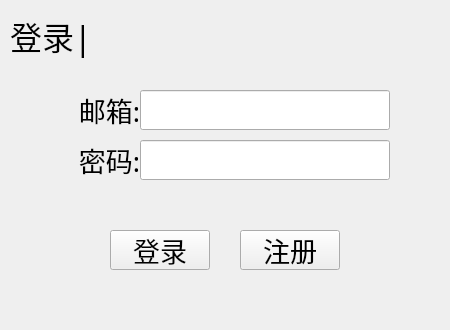
<?xml version="1.0" encoding="UTF-8"?>
<ui version="4.0">
 <class>Login_UI</class>
 <widget class="QMainWindow" name="Login_UI">
  <property name="geometry">
   <rect>
    <x>0</x>
    <y>0</y>
    <width>450</width>
    <height>330</height>
   </rect>
  </property>
  <property name="windowTitle">
   <string>MainWindow</string>
  </property>
  <widget class="QWidget" name="centralwidget">
   <widget class="QLabel" name="mailLabel">
    <property name="geometry">
     <rect>
      <x>50</x>
      <y>90</y>
      <width>90</width>
      <height>40</height>
     </rect>
    </property>
    <property name="font">
     <font>
      <family>楷体</family>
      <pointsize>20</pointsize>
     </font>
    </property>
    <property name="text">
     <string>邮箱:</string>
    </property>
    <property name="alignment">
     <set>Qt::AlignRight|Qt::AlignTrailing|Qt::AlignVCenter</set>
    </property>
   </widget>
   <widget class="QLabel" name="label">
    <property name="geometry">
     <rect>
      <x>10</x>
      <y>10</y>
      <width>121</width>
      <height>51</height>
     </rect>
    </property>
    <property name="font">
     <font>
      <family>楷体</family>
      <pointsize>24</pointsize>
     </font>
    </property>
    <property name="text">
     <string>登录|</string>
    </property>
   </widget>
   <widget class="QLabel" name="passwordLabel">
    <property name="geometry">
     <rect>
      <x>50</x>
      <y>140</y>
      <width>90</width>
      <height>40</height>
     </rect>
    </property>
    <property name="font">
     <font>
      <family>楷体</family>
      <pointsize>20</pointsize>
     </font>
    </property>
    <property name="text">
     <string>密码:</string>
    </property>
    <property name="alignment">
     <set>Qt::AlignRight|Qt::AlignTrailing|Qt::AlignVCenter</set>
    </property>
   </widget>
   <widget class="QLineEdit" name="mailLineEdit">
    <property name="geometry">
     <rect>
      <x>140</x>
      <y>90</y>
      <width>250</width>
      <height>40</height>
     </rect>
    </property>
    <property name="font">
     <font>
      <family>楷体</family>
      <pointsize>16</pointsize>
     </font>
    </property>
   </widget>
   <widget class="QLineEdit" name="passwordLineEdit">
    <property name="geometry">
     <rect>
      <x>140</x>
      <y>140</y>
      <width>250</width>
      <height>40</height>
     </rect>
    </property>
    <property name="font">
     <font>
      <family>楷体</family>
      <pointsize>9</pointsize>
     </font>
    </property>
   </widget>
   <widget class="QToolButton" name="loginToolButton">
    <property name="geometry">
     <rect>
      <x>110</x>
      <y>230</y>
      <width>100</width>
      <height>40</height>
     </rect>
    </property>
    <property name="font">
     <font>
      <family>楷体</family>
      <pointsize>20</pointsize>
     </font>
    </property>
    <property name="text">
     <string>登录</string>
    </property>
   </widget>
   <widget class="QToolButton" name="registerToolButton">
    <property name="geometry">
     <rect>
      <x>240</x>
      <y>230</y>
      <width>100</width>
      <height>40</height>
     </rect>
    </property>
    <property name="font">
     <font>
      <family>楷体</family>
      <pointsize>20</pointsize>
     </font>
    </property>
    <property name="text">
     <string>注册</string>
    </property>
   </widget>
   <widget class="QLabel" name="loginBackgroundLabel">
    <property name="geometry">
     <rect>
      <x>0</x>
      <y>0</y>
      <width>450</width>
      <height>330</height>
     </rect>
    </property>
    <property name="text">
     <string/>
    </property>
    <property name="pixmap">
     <pixmap resource="Voice.qrc">:/image/background/background2.jpg</pixmap>
    </property>
    <property name="scaledContents">
     <bool>true</bool>
    </property>
   </widget>
   <widget class="QPushButton" name="returnButton">
    <property name="geometry">
     <rect>
      <x>400</x>
      <y>10</y>
      <width>40</width>
      <height>40</height>
     </rect>
    </property>
    <property name="text">
     <string/>
    </property>
    <property name="icon">
     <iconset resource="Voice.qrc">
      <normaloff>:/image/button_icon/return2.png</normaloff>:/image/button_icon/return2.png</iconset>
    </property>
    <property name="iconSize">
     <size>
      <width>40</width>
      <height>40</height>
     </size>
    </property>
    <property name="flat">
     <bool>true</bool>
    </property>
   </widget>
   <zorder>loginBackgroundLabel</zorder>
   <zorder>mailLabel</zorder>
   <zorder>label</zorder>
   <zorder>passwordLabel</zorder>
   <zorder>mailLineEdit</zorder>
   <zorder>passwordLineEdit</zorder>
   <zorder>loginToolButton</zorder>
   <zorder>registerToolButton</zorder>
   <zorder>returnButton</zorder>
  </widget>
 </widget>
 <resources>
  <include location="Voice.qrc"/>
 </resources>
 <connections/>
</ui>
